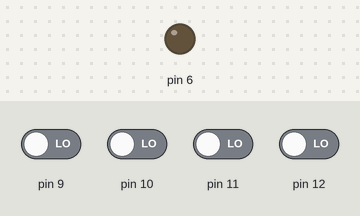
The sketch below on a simulated Arduino Uno, built with avr-gcc and run on an emulated ATmega328P. Shown: output pins drawn as LEDs (lit = HIGH). Dashed ring = blinking. Inputs (shaded band) come from the test bench; at power-on: pin 9–12 LOW.

Above: at 1.2 s.
1.3 s: pin 10 driven HIGH
At 4.07 s:
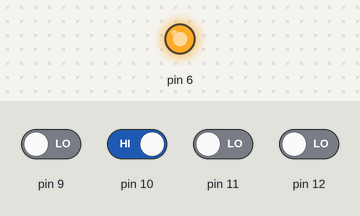
4.3 s: pin 11 driven HIGH
At 4.6 s:
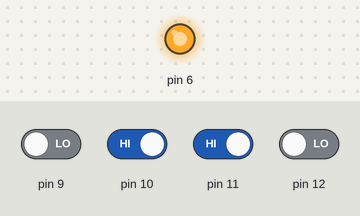
5.8 s: pin 12 driven HIGH
At 6.7 s:
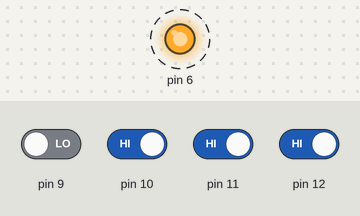
8.8 s: pin 9 driven HIGH
11.8 s: pin 9 driven LOW
Timing chart, 0 to 15.8 s (numbered marks = the images above; inputs shaded):
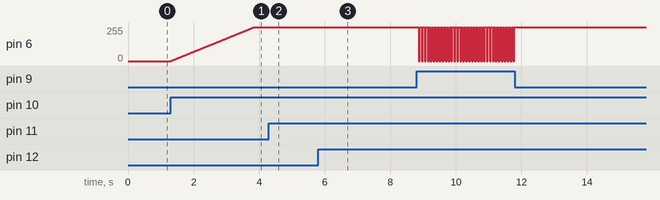

The sketch:

sketch_ventilator.ino
```cpp
byte Geschwindigkeit = 0;


void setup() {
  pinMode(9, INPUT);
  pinMode(10, INPUT);
  pinMode(11, INPUT);
  pinMode(12, INPUT);
  pinMode(6, OUTPUT);
}

void loop() {

 if(digitalRead(9)){
  Geschwindigkeit = 0;
  }

  if(digitalRead(10) && (Geschwindigkeit < 255)){
  Geschwindigkeit++;
  }

  if(digitalRead(11) && (Geschwindigkeit > 0)){
  Geschwindigkeit--;
  analogWrite(6, Geschwindigkeit);
  delay(40);
  }

  if(digitalRead(12)){
  Geschwindigkeit = 255;
  analogWrite(6, Geschwindigkeit);
  delay(40);
  }

 analogWrite(6, Geschwindigkeit);
 delay(10);

}
```

Measured:
- after the input at 1.3 s, pin 6: moves from 0/255 to 255/255 over 2.5 s, starting at once
- after the input at 4.3 s, pin 6: 255/255 → 254/255 at once
- after the input at 5.8 s, pin 6: alternates 255/255 for 0.05 s and 254/255 for 0.04 s, starting at once
